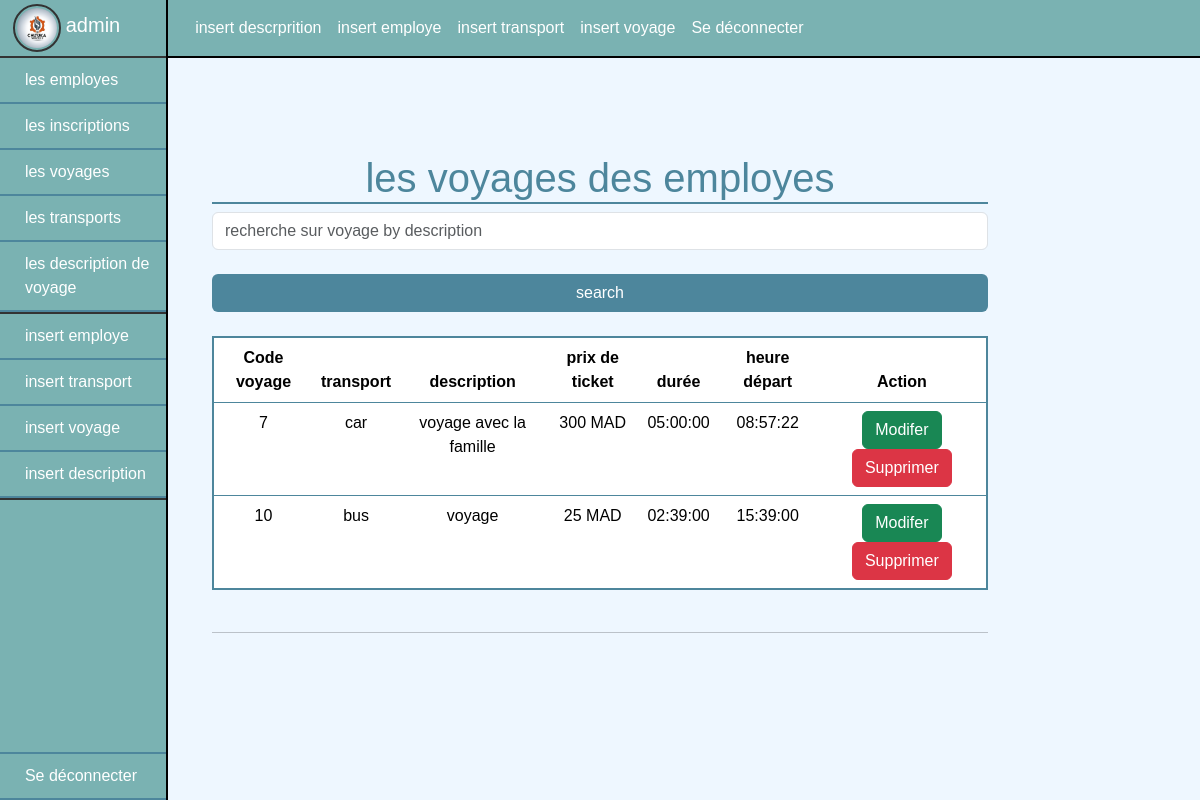
The app's page /admin/les_voyages.php (signed in) with its own data.
### tables this page shows
CREATE TABLE `employe` (
  `codeEmp` int(11) NOT NULL,
  `nom` varchar(50) DEFAULT NULL,
  `fonction` varchar(255) DEFAULT NULL,
  `user` varchar(255) NOT NULL,
  `pwd` varchar(255) NOT NULL,
  `idgroup` int(11) NOT NULL DEFAULT 0,
  `gender` varchar(20) NOT NULL,
  `photo_profile` text NOT NULL,
  `date_creation` timestamp NOT NULL DEFAULT current_timestamp()
);

CREATE TABLE `voyage` (
  `codeVoyage` int(11) NOT NULL,
  `codeTrans` int(11) DEFAULT NULL,
  `codeDesc` int(11) DEFAULT NULL,
  `prixTicket` int(11) DEFAULT NULL,
  `duree` time DEFAULT NULL,
  `heureDepart` time DEFAULT NULL
);

CREATE TABLE `transport` (
  `codeTrans` int(11) NOT NULL,
  `type` varchar(255) DEFAULT NULL,
  `vitesse` int(11) DEFAULT NULL,
  `nbrPlace` int(11) DEFAULT NULL
);

CREATE TABLE `description_voyage` (
  `codeDesc` int(11) NOT NULL,
  `description` varchar(255) DEFAULT NULL,
  `villeD` varchar(255) DEFAULT NULL,
  `villeA` varchar(255) DEFAULT NULL
);

### admin/les_voyages.php (the view, shortened to what this page needs)
<?php
    if(!empty($_SESSION['idgroup'])){
        include 'init.php' ;
        include $includes.'header.php' ;
        require_once $includes.'conxDB.php' ;
         if(isset($_POST['description-search']) && isset($_POST['btn-search-voyage']) && $_POST['description-search'] != ""){
              $description=$_POST['description-search'];
              $sql="SELECT `codeVoyage`, voyage.codeTrans,transport.codeTrans,transport.type,voyage.codeDesc,description_voyage.codeDesc, description_voyage.description, `prixTicket`, `duree`, `heureDepart` FROM `voyage` INNER JOIN transport ON transport.codeTrans =  voyage.codeTrans INNER JOIN description_voyage ON voyage.codeDesc=description_voyage.codeDesc WHERE description_voyage.description=? ";
              $req=$con->prepare($sql);
              $req->execute([$description]);
              $res=$req->fetchAll(PDO::FETCH_ASSOC);
         }else{
              $sql="SELECT `codeVoyage`, voyage.codeTrans,transport.codeTrans,transport.type,voyage.codeDesc,description_voyage.codeDesc, description_voyage.description, `prixTicket`, `duree`, `heureDepart` FROM `voyage` INNER JOIN transport ON transport.codeTrans =  voyage.codeTrans INNER JOIN description_voyage ON voyage.codeDesc=description_voyage.codeDesc ";
              $req=$con->prepare($sql);
              $req->execute();
              $res=$req->fetchAll(PDO::FETCH_ASSOC);
         }
        ?>
         <div class="container-fluid p-0" style="position: relative;height:100vh;">
                         <?php
                          require_once $includes.'navbar_admin.php' ;
                          include $includes.'dashbord.php' ;
                          ?>
           <div class="container container_index py-5 col-10 col-md-9 col-lg-8 "  >
                <h1  class="mt-5">les voyages des employes  </h1>
                <form action="" class="col-12" method="post" >
                    <input type="text" name="description-search" placeholder="recherche sur voyage by description " class="form-control "><br>
                    <input type="submit" name="btn-search-voyage" value="search" class="btn form-control " style="background:#4D869C;color:white;">
                </form> <br>
                <div class="container-table-index">
                <table class="table ">
                  <thead>
                        <tr>
                            <th>Code voyage</th>
                            <th>transport</th>
                            <th>description</th>
                            <th>prix de ticket </th>
                            <th>durée</th>
                            <th>heure départ</th>
                            <th>Action</th>
                       </tr>
                  </thead>
                  <tbody>
                    <?php
                     foreach($res as $voy){
                      ?>
                      <tr>
                          <td><?= $voy['codeVoyage'] ?></td>
                          <td><?= $voy['type'] ?></td>
                          <td><?= $voy['description'] ?></td>
                          <td><?= $voy['prixTicket'] ?> MAD</td>
                          <td><?= $voy['duree'] ?></td>
                          <td><?= $voy['heureDepart'] ?></td>
                          <td>
                          <a href="modifer_voyage.php?codeVoyage= <?= $voy['codeVoyage'] ?> " class="btn-success btn">Modifer</a>
                              <a href="supprimer_voyage.php?codeVoyage= <?= $voy['codeVoyage']  ?> " class=" btn btn-danger">Supprimer</a>
                          </td>
                      </tr>
                      <?php
                    }
                  ?>
                  </tbody>
                </table>
                </div>
                <hr>
           </div>
        </div>
         <?php
        include $includes.'footer.php' ;
    }else{
      header("location:../pages/connEmp.php") ;
    }
   ?>

### includes/dashbord.php
<?php
        $codeEmp= $_SESSION['codeEmp'] ;
        $sql="SELECT `codeEmp`, `user`, photo_profile FROM `employe` WHERE `codeEmp`=?";
        $req=$con->prepare($sql);
        $req->execute([$codeEmp]);
        $res_dashbord=$req->fetch(PDO::FETCH_ASSOC);
?>
<section class="dashbord  " >
    <div class="div_info_admin py-1" style="border-bottom: 2px solid  #333;">
        <a href="profile.php?codeEmp=<?= $codeEmp ?>">
        <img src="../upload_images/<?= $res_dashbord['photo_profile'] ;?>" width="50px" height="50px" class="img-dash-admin" alt="">
        <span><?= $res_dashbord['user'] ; ?></span>
        </a>
    </div>
    <ul class="ul_dashbord">
        <li><a href="index.php">les employes</a></li>
        <li><a href="les_inscription_Emp.php">les inscriptions</a></li>
        <li><a href="les_voyages.php">les voyages</a></li>
        <li><a href="les_transports.php">les transports</a></li>
        <li><a href="les_desc_voy.php">les description de voyage  </a> </li>
        <li style="width: 100%;border:1px solid #333"></li>
        <li><a href="insert_emp.php">insert employe </a></li>
        <li><a href="insert_transport.php">insert transport </a></li>
        <li><a href="insert_voy.php">insert voyage </a></li>
        <li><a href="insert_desc.php">insert description </a></li>
        <li style="width: 100%;border:1px solid #333"></li>
        <li class="li_logout" ><a href="deconnecter.php">Se déconnecter</a></li>
    </ul>
</section>

### css/style.css (style rules this page uses)
* { padding: 0%; margin: 0%; box-sizing: border-box; font-family: Arial, Helvetica, sans-serif !important; }
body { background-color:#EEF7FF !important; }
.container { position: relative; }
table tr td, table tr th { text-align: center; }
.info_profile, .ul_dashbord { list-style-type: none; padding: 0%; }
.info_profile li , .ul_dashbord a { padding: 10px; border-bottom: 2px solid #4D869C; }
.container_index table { border: 2px solid #4D869C; }
.container_index h1 { text-align: center; color: #4D869C ; border-bottom:2px solid #4D869C; }
.container_index .container-table-index { height: 35vh !important; overflow-y:scroll; }
.dashbord { width: 14%; min-height:100vh !important; background:#7AB2B2; position: absolute; top: 0%; left: 0%; z-index: 999; border-right: 2px solid black; }
.ul_dashbord a { display: block; padding-left: 15%; }
.ul_dashbord a, .div_info_admin a { text-decoration: none; color: white; }
.div_info_admin { padding-left: 8%; }
.div_info_admin span { color: white; font-size: 20px; }
.img-dash-admin { width: 48px; height: 48px; border: 2px solid #333; border-radius: 50%; padding: 2px; }
.li_logout { position: absolute; bottom:0%; border-top:2px solid #4D869C ; width: 100%; border-bottom: none !important; }

### records on screen
employe: photo_profile (picture), user "admin"
voyage: codeVoyage "7", codeTrans.type "car", codeDesc.description "voyage avec la famille", prixTicket "300", duree "05:00:00", heureDepart "08:57:22"
voyage: codeVoyage "10", codeTrans.type "bus", codeDesc.description "voyage", prixTicket "25", duree "02:39:00", heureDepart "15:39:00"
